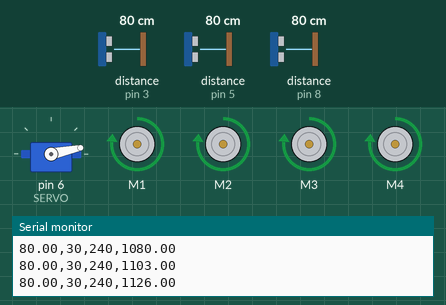
Bench run of a sketch on a simulated Arduino Uno, built with avr-gcc and run on an emulated ATmega328P. Shown: servo, 4 × DC motor (green arrow = forward, orange = backward, longer = faster), the last lines printed to the serial monitor. The test bench sets the inputs (shaded band); at power-on: distance to the obstacle (sensors on pin 3, pin 8, pin 5) 80 cm. The echo pulse lasts 58.3 µs per cm.

Above: at 1.2 s.
1.3 s: distance to the obstacle (sensor on pin 3) set to 241 cm
At 2.2 s:
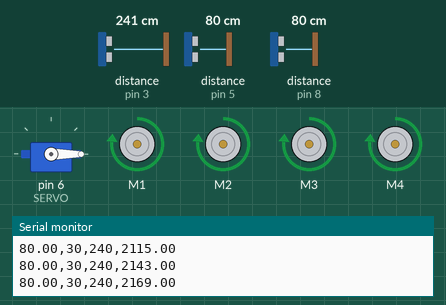
4.3 s: distance to the obstacle (sensor on pin 3) set to 250 cm
At 5.1 s:
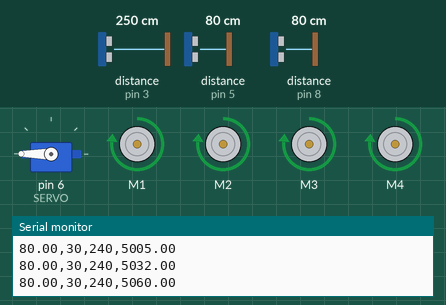
5.8 s: distance to the obstacle (sensor on pin 8) set to 4 cm
At 6.3 s:
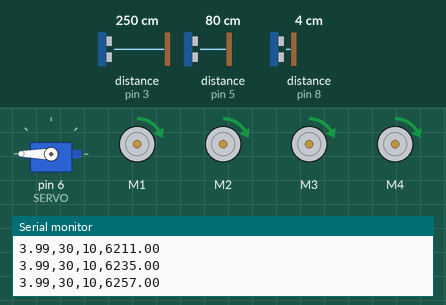
7.3 s: distance to the obstacle (sensor on pin 5) set to 2 cm
At 7.7 s:
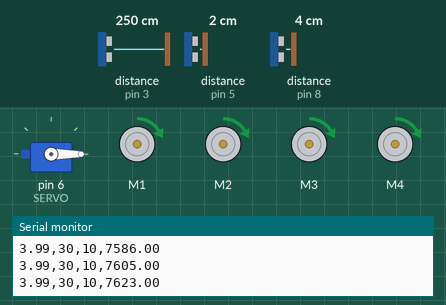
8.8 s: distance to the obstacle (sensor on pin 5) set to 120 cm
At 9.9 s:
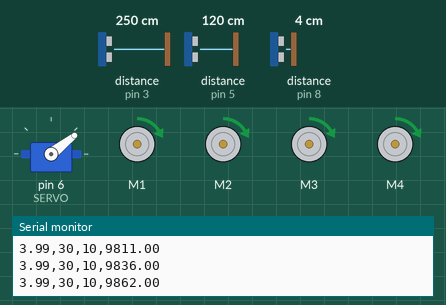
10.3 s: distance to the obstacle (sensor on pin 8) set to 258 cm
At 10.9 s:
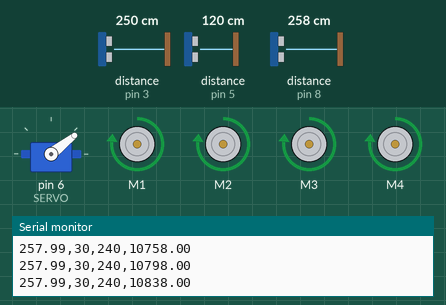
Timing chart, 0 to 12.8 s (numbered marks = the images above; inputs shaded):
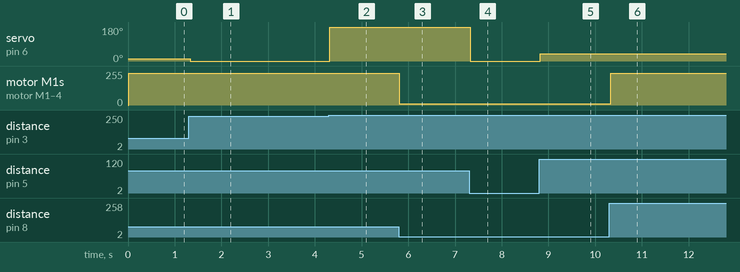

The sketch:

arduinoRejection.ino
```cpp
// servo
#include <Servo.h>
#define SERVO 6 // Porta Digital 6 PWM
Servo s;      // Variável Servo

// sensor ultrassonico
#include <Ultrasonic.h>
//Define os pinos para o trigger e echo
#define pino_triggerS1 4
#define pino_echoS1 5
//Inicializa o sensor nos pinos definidos acima
Ultrasonic ultrasonicS1(pino_triggerS1, pino_echoS1);

#define pino_triggerS2 2
#define pino_echoS2 3
//Inicializa o sensor nos pinos definidos acima
Ultrasonic ultrasonicS2(pino_triggerS2, pino_echoS2);

#define pino_triggerS3 9
#define pino_echoS3 8
//Inicializa o sensor nos pinos definidos acima
Ultrasonic ultrasonicS3(pino_triggerS3, pino_echoS3);

// motor dc
#include <Wire.h>
#include <Adafruit_MotorShield.h>
// Create the motor shield object with the default I2C address
Adafruit_MotorShield AFMS = Adafruit_MotorShield();
// Adafruit_MotorShield AFMS = Adafruit_MotorShield(0x61);
// Select which 'port' M1, M2, M3 or M4. In this case, M1
Adafruit_DCMotor *myMotor1 = AFMS.getMotor(1);
Adafruit_DCMotor *myMotor2 = AFMS.getMotor(2);
Adafruit_DCMotor *myMotor3 = AFMS.getMotor(3);
Adafruit_DCMotor *myMotor4 = AFMS.getMotor(4);

// ======================= VARIÁVEIS =======================
float cmMsecS1, cmMsecS2, cmMsecS3;
long microsecS1, microsecS2, microsecS3;

// Inicialização do tempo
float timeStart = millis();
float timeCurrent = millis(); //
int entrada = 0;

// ======================= LATERAL =======================
int pos;      // Posição Servo
int erroS1;   // Erro do ultrassom lateral dianteiro
int erroS2;   // Erro do ultrassom lateral traseiro
int angulo;   // Ângulo de guinada do veículo
// Calibração
  // Lateral
    // Acerta o esterçamento na posição calibrada do servo
    // A poisção não é 90, pois depende da geometria da direção do carro.
    int alignVal= 83; // Esta variável precisa ser calibrada devido ao mecanismo de direção
// Parâmetros
  // Lateral
    int Kangulo = 1;    //ganho do controlador lateral para o angulo
    int Klateral = 10; //ganho do controlador lateral para o angulo
    int distDesired = 22; // Distância lateral desejada

// ======================= LONGITUDINAL =======================
  int distLongDes = 30;// desired longitudinal distance
  int distmax = 35;
  int veloDC;
  int Klong = 10; // ganho do controlador proporcional longitudinal

  double Kfeedforward = 85;


void setup() {
  Serial.begin(9600);           // set up Serial library at 9600 bps

  // servo setup
  s.attach(SERVO);
  Serial.begin(9600);

  s.write(alignVal); // Inicia motor posição zero

  AFMS.begin();  // create with the default frequency 1.6KHz

  // Set the speed to start, from 0 (off) to 255 (max speed)
  myMotor1->setSpeed(150);
  myMotor1->run(FORWARD);
  myMotor1->run(RELEASE);

  myMotor2->setSpeed(150);
  myMotor2->run(FORWARD);
  myMotor2->run(RELEASE);

  myMotor3->setSpeed(150);
  myMotor3->run(FORWARD);
  myMotor3->run(RELEASE);

  myMotor4->setSpeed(150);
  myMotor4->run(FORWARD);
  myMotor4->run(RELEASE);

}

void loop() {
  // Update current time variable
  timeCurrent = millis();

  //Le as informacoes do sensor, em cm e pol
  microsecS3 = ultrasonicS3.timing();
  cmMsecS3 = ultrasonicS3.convert(microsecS3, Ultrasonic::CM);
//  inMsecS3 = ultrasonicS3.convert(microsecS3, Ultrasonic::IN);
//  //Exibe informacoes no serial moniultor
//  Serial.print("Distancia em cm: ");
//  Serial.print(cmMsecS3);
//  Serial.print(" - Distancia em polegadas: ");
//  Serial.println(inMsecS3);

  // ===================================================

  veloDC = Klong*(cmMsecS3-distLongDes) + Kfeedforward;

    // Saturation
  if (veloDC < 0) {
    veloDC = 10;
  }
  if (veloDC > 255) {
    veloDC = 240;
  }

  myMotor1->run(FORWARD);
  myMotor2->run(FORWARD);
  myMotor3->run(FORWARD);
  myMotor4->run(FORWARD);
  myMotor1->setSpeed(veloDC);
  myMotor2->setSpeed(veloDC);
  myMotor3->setSpeed(veloDC);
  myMotor4->setSpeed(veloDC);

  // ===================================================
  // Controle lateral
  // São dois sensores laterais para medição da posição e orientação
  //Sensor ultrassom - Lateral dianteiro
  microsecS1 = ultrasonicS1.timing();
  cmMsecS1 = ultrasonicS1.convert(microsecS1, Ultrasonic::CM);
//  inMsecS1 = ultrasonicS1.convert(microsecS1, Ultrasonic::IN);
  // Sensor ultrassom - Lateral traseiro
  microsecS2 = ultrasonicS2.timing();
  cmMsecS2 = ultrasonicS2.convert(microsecS2, Ultrasonic::CM);
//  inMsecS2 = ultrasonicS2.convert(microsecS2, Ultrasonic::IN);

  // Os erros das duass distâncias
  erroS1 = cmMsecS1 - distDesired;
  erroS2 = cmMsecS2 - distDesired;
  // Ângulo de orientação do carro
  angulo = erroS1 - erroS2;

  // o erroS1 define a posição lateral
  pos = alignVal + Kangulo*angulo + Klateral*erroS1 ;

  s.write(pos);

  //AQUISIÇÃO
  // Para vídeo
//  Serial.print(cmMsecS3);
//  Serial.print(",");
//  Serial.println(distLongDes);
  // Para matlab
  Serial.print(cmMsecS3);
  Serial.print(",");
  Serial.print(distLongDes);
  Serial.print(",");
  Serial.print(veloDC);
  Serial.print(",");
  Serial.println(timeCurrent);
//  delay(10);


}
```

Measured:
- the behaviour switches between 244 and 245 cm on distance to the obstacle (sensor on pin 3) (found by bisection; images 1 and 2)
- after the input at 1.3 s, servo on pin 6 (SERVO): 12° → 0° at once
- after the input at 4.3 s, servo on pin 6 (SERVO): 0° → 180° at once
- after the input at 5.8 s, motor M1–4: forward 240/255 → forward 10/255 at once
- after the input at 7.3 s, servo on pin 6 (SERVO): 180° → 0° at once
- after the input at 8.8 s, servo on pin 6 (SERVO): 0° → 38° at once
- after the input at 10.3 s, motor M1–4: forward 10/255 → forward 240/255 at once
